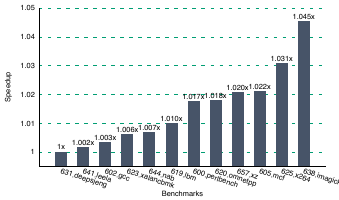

This chart was generated by the following gnuplot code:

set fontpath "/usr/share/texmf/fonts/type1/urw/times"
#set terminal postscript enhanced "Times-Roman" 18 fontfile "utmr8a.pfb"
set terminal pdf enhanced size 3.4,2.0 font "Times-Roman,8" lw 1

set style line 2 lc rgb 'black' lt 1 lw 1
set output "spec-intel.pdf"
set datafile separator ","
set boxwidth
set style data histogram
set style histogram cluster gap 1
set style fill solid
set border 3

#set grid ls 4 #linestyle 4
set tics scale 0

set xtics format ""
set xtic rotate by -18 scale 0
set grid ytics lt 2 dt 2

#
# Label the axis
#
set xlabel "Benchmarks" font "Times-Roman,8"
set ylabel "Speedup" font "Times-Roman,8"

set yrange [0.995:1.05]


#
# Set the range of the y axis
#
#set yrange [0:550]
#set xrange [0:1000]

#
# Plot the average of the three data points
#   xticlabels: Tells the plot where to find the x-axis labels
#

# with errorbar
plot "cpu17.intel.csv" using 4:xtic(1) notitle ls 2 lc rgb "#475468",\
     "" using 0:($4 + 0.0017):5 with labels notitle
